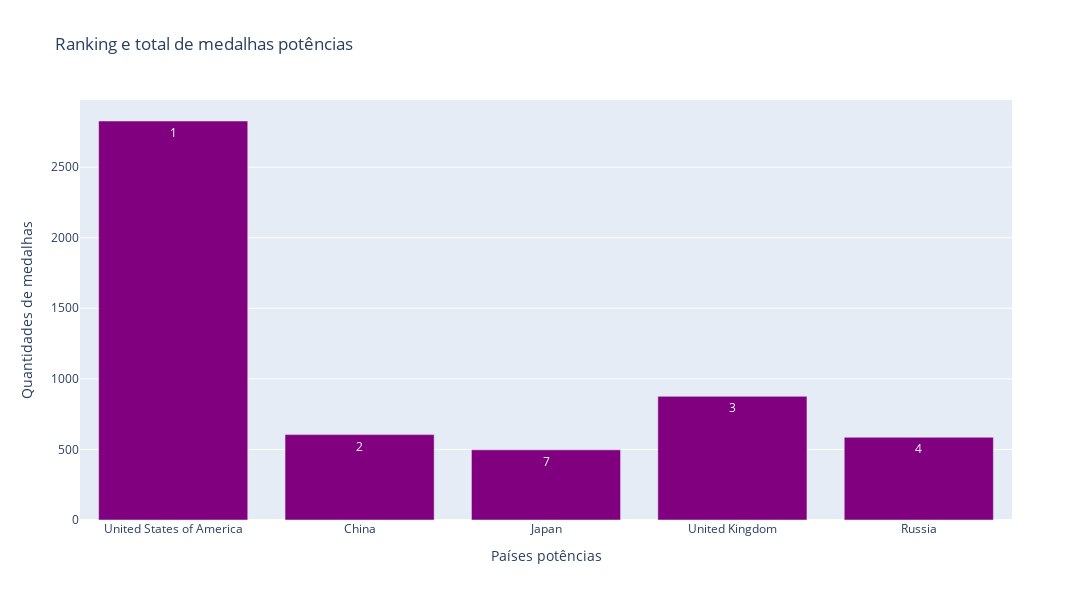

The cell this chart's notebook holds for it:
### Code cell
fig = go.Figure(data=[
    go.Bar(name='Total de medalhas olimpícas', x=df_quatro['Países'], y=df_quatro['Total medalhas'],
          marker_color='purple', text=df_quatro['Ranking total olimpíadas'])
])

fig.update_layout(barmode='group',title_text='Ranking e total de medalhas potências',height=600, width=1100,xaxis=dict(title='Países potências'),
    yaxis=dict(title='Quantidades de medalhas'))
fig.show()

### Figure 1 — Plotly figure (JSON) as saved in the notebook; plotly's stock layout.template omitted (floating-point values rounded to 4 significant figures)
{"data": [{"marker": {"color": "purple"}, "name": "Total de medalhas olimpícas", "text": [1, 2, 7, 3, 4], "type": "bar", "x": ["United States of America", "China", "Japan", "United Kingdom", "Russia"], "y": [2827, 605, 497, 876, 586]}], "layout": {"barmode": "group", "height": 600, "title": {"text": "Ranking e total de medalhas potências"}, "width": 1100, "xaxis": {"title": {"text": "Países potências"}}, "yaxis": {"title": {"text": "Quantidades de medalhas"}}}}
